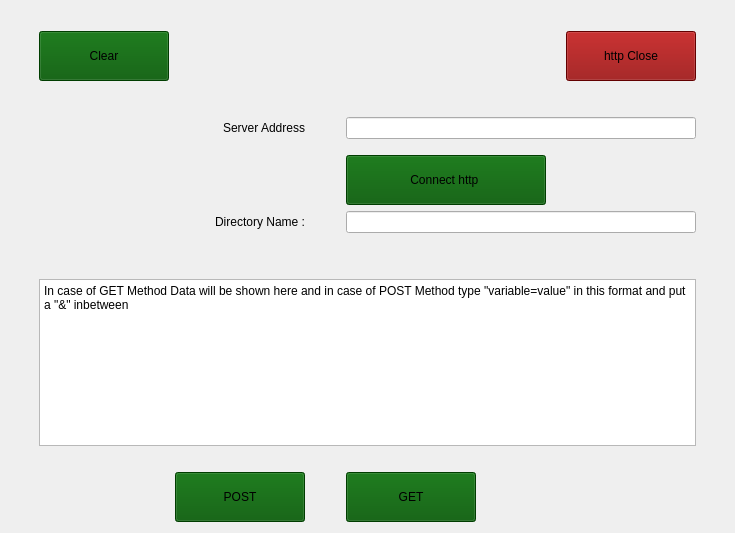
          <widget class="QWidget" name="scrollAreaWidgetContents_3">
           <property name="geometry">
            <rect>
             <x>0</x>
             <y>-234</y>
             <width>735</width>
             <height>533</height>
            </rect>
           </property>
           <layout class="QGridLayout" name="gridLayout_12">
            <item row="4" column="2">
             <widget class="QLabel" name="label_10">
              <property name="styleSheet">
               <string notr="true">background-color: rgba(255, 255, 255, 0);
border-color: rgba(255, 255, 255, 0);</string>
              </property>
              <property name="text">
               <string>&lt;html&gt;&lt;head/&gt;&lt;body&gt;&lt;p align=&quot;right&quot;&gt;Server Address&lt;/p&gt;&lt;/body&gt;&lt;/html&gt;</string>
              </property>
             </widget>
            </item>
            <item row="6" column="4">
             <widget class="QPushButton" name="http_pushButton">
              <property name="sizePolicy">
               <sizepolicy hsizetype="Fixed" vsizetype="Fixed">
                <horstretch>0</horstretch>
                <verstretch>0</verstretch>
               </sizepolicy>
              </property>
              <property name="minimumSize">
               <size>
                <width>200</width>
                <height>50</height>
               </size>
              </property>
              <property name="styleSheet">
               <string notr="true">background-color: rgb(0, 85, 0);</string>
              </property>
              <property name="text">
               <string>Connect http </string>
              </property>
              <property name="icon">
               <iconset resource="ESP_Resource.qrc">
                <normaloff>:/Icons/Icons/connect-icon.png</normaloff>:/Icons/Icons/connect-icon.png</iconset>
              </property>
              <property name="iconSize">
               <size>
                <width>32</width>
                <height>32</height>
               </size>
              </property>
             </widget>
            </item>
            <item row="11" column="4">
             <widget class="QPushButton" name="http_getpushButton">
              <property name="sizePolicy">
               <sizepolicy hsizetype="Fixed" vsizetype="Fixed">
                <horstretch>0</horstretch>
                <verstretch>0</verstretch>
               </sizepolicy>
              </property>
              <property name="minimumSize">
               <size>
                <width>130</width>
                <height>50</height>
               </size>
              </property>
              <property name="styleSheet">
               <string notr="true">background-color: rgb(0, 85, 0);</string>
              </property>
              <property name="text">
               <string>GET</string>
              </property>
              <property name="icon">
               <iconset resource="ESP_Resource.qrc">
                <normaloff>:/Icons/Icons/inbox-icon-46120.png</normaloff>:/Icons/Icons/inbox-icon-46120.png</iconset>
              </property>
              <property name="iconSize">
               <size>
                <width>32</width>
                <height>32</height>
               </size>
              </property>
             </widget>
            </item>
            <item row="1" column="1">
             <widget class="QPushButton" name="http_clearpushButton">
              <property name="sizePolicy">
               <sizepolicy hsizetype="Fixed" vsizetype="Fixed">
                <horstretch>0</horstretch>
                <verstretch>0</verstretch>
               </sizepolicy>
              </property>
              <property name="minimumSize">
               <size>
                <width>130</width>
                <height>50</height>
               </size>
              </property>
              <property name="styleSheet">
               <string notr="true">background-color: rgb(0, 85, 0);</string>
              </property>
              <property name="text">
               <string>Clear</string>
              </property>
              <property name="icon">
               <iconset resource="ESP_Resource.qrc">
                <normaloff>:/Icons/Icons/clear.png</normaloff>:/Icons/Icons/clear.png</iconset>
              </property>
              <property name="iconSize">
               <size>
                <width>32</width>
                <height>32</height>
               </size>
              </property>
             </widget>
            </item>
            <item row="1" column="4" alignment="Qt::AlignRight">
             <widget class="QPushButton" name="http_close">
              <property name="sizePolicy">
               <sizepolicy hsizetype="Fixed" vsizetype="Fixed">
                <horstretch>0</horstretch>
                <verstretch>0</verstretch>
               </sizepolicy>
              </property>
              <property name="minimumSize">
               <size>
                <width>130</width>
                <height>50</height>
               </size>
              </property>
              <property name="styleSheet">
               <string notr="true">background-color: rgb(139, 0, 0);</string>
              </property>
              <property name="text">
               <string>http Close</string>
              </property>
              <property name="icon">
               <iconset resource="ESP_Resource.qrc">
                <normaloff>:/Icons/Icons/Graphicloads-100-Flat-2-Outside.ico</normaloff>:/Icons/Icons/Graphicloads-100-Flat-2-Outside.ico</iconset>
              </property>
              <property name="iconSize">
               <size>
                <width>32</width>
                <height>32</height>
               </size>
              </property>
             </widget>
            </item>
            <item row="4" column="4">
             <widget class="QLineEdit" name="http_lineEdit">
              <property name="sizePolicy">
               <sizepolicy hsizetype="Fixed" vsizetype="Fixed">
                <horstretch>0</horstretch>
                <verstretch>0</verstretch>
               </sizepolicy>
              </property>
              <property name="minimumSize">
               <size>
                <width>350</width>
                <height>0</height>
               </size>
              </property>
              <property name="readOnly">
               <bool>false</bool>
              </property>
             </widget>
            </item>
            <item row="4" column="0">
             <spacer name="horizontalSpacer_18">
              <property name="orientation">
               <enum>Qt::Horizontal</enum>
              </property>
              <property name="sizeHint" stdset="0">
               <size>
                <width>40</width>
                <height>20</height>
               </size>
              </property>
             </spacer>
            </item>
            <item row="11" column="3">
             <spacer name="horizontalSpacer_6">
              <property name="orientation">
               <enum>Qt::Horizontal</enum>
              </property>
              <property name="sizeType">
               <enum>QSizePolicy::Fixed</enum>
              </property>
              <property name="sizeHint" stdset="0">
               <size>
                <width>20</width>
                <height>20</height>
               </size>
              </property>
             </spacer>
            </item>
            <item row="4" column="3">
             <spacer name="horizontalSpacer_11">
              <property name="orientation">
               <enum>Qt::Horizontal</enum>
              </property>
              <property name="sizeType">
               <enum>QSizePolicy::Fixed</enum>
              </property>
              <property name="sizeHint" stdset="0">
               <size>
                <width>20</width>
                <height>20</height>
               </size>
              </property>
             </spacer>
            </item>
            <item row="0" column="4">
             <spacer name="horizontalSpacer_16">
              <property name="orientation">
               <enum>Qt::Horizontal</enum>
              </property>
              <property name="sizeHint" stdset="0">
               <size>
                <width>40</width>
                <height>20</height>
               </size>
              </property>
             </spacer>
            </item>
            <item row="1" column="3">
             <spacer name="horizontalSpacer_15">
              <property name="orientation">
               <enum>Qt::Horizontal</enum>
              </property>
              <property name="sizeHint" stdset="0">
               <size>
                <width>40</width>
                <height>20</height>
               </size>
              </property>
             </spacer>
            </item>
            <item row="4" column="1">
             <spacer name="horizontalSpacer_17">
              <property name="orientation">
               <enum>Qt::Horizontal</enum>
              </property>
              <property name="sizeHint" stdset="0">
               <size>
                <width>40</width>
                <height>20</height>
               </size>
              </property>
             </spacer>
            </item>
            <item row="1" column="2">
             <spacer name="horizontalSpacer_14">
              <property name="orientation">
               <enum>Qt::Horizontal</enum>
              </property>
              <property name="sizeHint" stdset="0">
               <size>
                <width>40</width>
                <height>20</height>
               </size>
              </property>
             </spacer>
            </item>
            <item row="11" column="2">
             <widget class="QPushButton" name="http_Send_pushButton">
              <property name="sizePolicy">
               <sizepolicy hsizetype="Fixed" vsizetype="Fixed">
                <horstretch>0</horstretch>
                <verstretch>0</verstretch>
               </sizepolicy>
              </property>
              <property name="minimumSize">
               <size>
                <width>130</width>
                <height>50</height>
               </size>
              </property>
              <property name="styleSheet">
               <string notr="true">background-color: rgb(0, 85, 0);</string>
              </property>
              <property name="text">
               <string>POST</string>
              </property>
              <property name="icon">
               <iconset resource="ESP_Resource.qrc">
                <normaloff>:/Icons/Icons/upload.png</normaloff>:/Icons/Icons/upload.png</iconset>
              </property>
              <property name="iconSize">
               <size>
                <width>32</width>
                <height>32</height>
               </size>
              </property>
             </widget>
            </item>
            <item row="6" column="2">
             <spacer name="horizontalSpacer_19">
              <property name="orientation">
               <enum>Qt::Horizontal</enum>
              </property>
              <property name="sizeHint" stdset="0">
               <size>
                <width>40</width>
                <height>20</height>
               </size>
              </property>
             </spacer>
            </item>
            <item row="9" column="5">
             <spacer name="horizontalSpacer_25">
              <property name="orientation">
               <enum>Qt::Horizontal</enum>
              </property>
              <property name="sizeHint" stdset="0">
               <size>
                <width>40</width>
                <height>20</height>
               </size>
              </property>
             </spacer>
            </item>
            <item row="11" column="1">
             <spacer name="horizontalSpacer_26">
              <property name="orientation">
               <enum>Qt::Horizontal</enum>
              </property>
              <property name="sizeHint" stdset="0">
               <size>
                <width>40</width>
                <height>20</height>
               </size>
              </property>
             </spacer>
            </item>
            <item row="6" column="0">
             <spacer name="horizontalSpacer_22">
              <property name="orientation">
               <enum>Qt::Horizontal</enum>
              </property>
              <property name="sizeHint" stdset="0">
               <size>
                <width>40</width>
                <height>20</height>
               </size>
              </property>
             </spacer>
            </item>
            <item row="6" column="5">
             <spacer name="horizontalSpacer_23">
              <property name="orientation">
               <enum>Qt::Horizontal</enum>
              </property>
              <property name="sizeHint" stdset="0">
               <size>
                <width>40</width>
                <height>20</height>
               </size>
              </property>
             </spacer>
            </item>
            <item row="6" column="3">
             <spacer name="horizontalSpacer_20">
              <property name="orientation">
               <enum>Qt::Horizontal</enum>
              </property>
              <property name="sizeHint" stdset="0">
               <size>
                <width>40</width>
                <height>20</height>
               </size>
              </property>
             </spacer>
            </item>
            <item row="6" column="1">
             <spacer name="horizontalSpacer_21">
              <property name="orientation">
               <enum>Qt::Horizontal</enum>
              </property>
              <property name="sizeHint" stdset="0">
               <size>
                <width>40</width>
                <height>20</height>
               </size>
              </property>
             </spacer>
            </item>
            <item row="11" column="0">
             <spacer name="horizontalSpacer_27">
              <property name="orientation">
               <enum>Qt::Horizontal</enum>
              </property>
              <property name="sizeHint" stdset="0">
               <size>
                <width>40</width>
                <height>20</height>
               </size>
              </property>
             </spacer>
            </item>
            <item row="11" column="5">
             <spacer name="horizontalSpacer_29">
              <property name="orientation">
               <enum>Qt::Horizontal</enum>
              </property>
              <property name="sizeHint" stdset="0">
               <size>
                <width>40</width>
                <height>20</height>
               </size>
              </property>
             </spacer>
            </item>
            <item row="10" column="4">
             <spacer name="horizontalSpacer_28">
              <property name="orientation">
               <enum>Qt::Horizontal</enum>
              </property>
              <property name="sizeHint" stdset="0">
               <size>
                <width>40</width>
                <height>20</height>
               </size>
              </property>
             </spacer>
            </item>
            <item row="8" column="4">
             <spacer name="verticalSpacer_19">
              <property name="orientation">
               <enum>Qt::Vertical</enum>
              </property>
              <property name="sizeType">
               <enum>QSizePolicy::Fixed</enum>
              </property>
              <property name="sizeHint" stdset="0">
               <size>
                <width>20</width>
                <height>40</height>
               </size>
              </property>
             </spacer>
            </item>
            <item row="10" column="2">
             <spacer name="verticalSpacer_20">
              <property name="orientation">
               <enum>Qt::Vertical</enum>
              </property>
              <property name="sizeType">
               <enum>QSizePolicy::Fixed</enum>
              </property>
              <property name="sizeHint" stdset="0">
               <size>
                <width>20</width>
                <height>20</height>
               </size>
              </property>
             </spacer>
            </item>
            <item row="1" column="5">
             <spacer name="horizontalSpacer">
              <property name="orientation">
               <enum>Qt::Horizontal</enum>
              </property>
              <property name="sizeType">
               <enum>QSizePolicy::Fixed</enum>
              </property>
              <property name="sizeHint" stdset="0">
               <size>
                <width>20</width>
                <height>20</height>
               </size>
              </property>
             </spacer>
            </item>
            <item row="1" column="0">
             <spacer name="horizontalSpacer_2">
              <property name="orientation">
               <enum>Qt::Horizontal</enum>
              </property>
              <property name="sizeType">
               <enum>QSizePolicy::Fixed</enum>
              </property>
              <property name="sizeHint" stdset="0">
               <size>
                <width>20</width>
                <height>20</height>
               </size>
              </property>
             </spacer>
            </item>
            <item row="5" column="4">
             <spacer name="verticalSpacer_18">
              <property name="orientation">
               <enum>Qt::Vertical</enum>
              </property>
              <property name="sizeType">
               <enum>QSizePolicy::Fixed</enum>
              </property>
              <property name="sizeHint" stdset="0">
               <size>
                <width>20</width>
                <height>10</height>
               </size>
              </property>
             </spacer>
            </item>
            <item row="2" column="4">
             <spacer name="verticalSpacer_9">
              <property name="orientation">
               <enum>Qt::Vertical</enum>
              </property>
              <property name="sizeType">
               <enum>QSizePolicy::Fixed</enum>
              </property>
              <property name="sizeHint" stdset="0">
               <size>
                <width>20</width>
                <height>30</height>
               </size>
              </property>
             </spacer>
            </item>
            <item row="0" column="1">
             <spacer name="verticalSpacer_5">
              <property name="orientation">
               <enum>Qt::Vertical</enum>
              </property>
              <property name="sizeType">
               <enum>QSizePolicy::Fixed</enum>
              </property>
              <property name="sizeHint" stdset="0">
               <size>
                <width>20</width>
                <height>20</height>
               </size>
              </property>
             </spacer>
            </item>
            <item row="9" column="1" colspan="4">
             <widget class="QPlainTextEdit" name="HTTPplainTextEdit">
              <property name="plainText">
               <string>In case of GET Method Data will be shown here and in case of POST Method type &quot;variable=value&quot; in this format and put a &quot;&amp;&quot; inbetween </string>
              </property>
             </widget>
            </item>
            <item row="9" column="0">
             <spacer name="horizontalSpacer_24">
              <property name="orientation">
               <enum>Qt::Horizontal</enum>
              </property>
              <property name="sizeHint" stdset="0">
               <size>
                <width>40</width>
                <height>20</height>
               </size>
              </property>
             </spacer>
            </item>
            <item row="7" column="4">
             <widget class="QLineEdit" name="lineEdit"/>
            </item>
            <item row="7" column="2">
             <widget class="QLabel" name="label_11">
              <property name="styleSheet">
               <string notr="true">background-color: rgba(255, 255, 255, 0);
border-color: rgba(255, 255, 255, 0);</string>
              </property>
              <property name="text">
               <string>&lt;html&gt;&lt;head/&gt;&lt;body&gt;&lt;p align=&quot;right&quot;&gt;Directory Name :&lt;/p&gt;&lt;/body&gt;&lt;/html&gt;</string>
              </property>
             </widget>
            </item>
           </layout>
          </widget>
